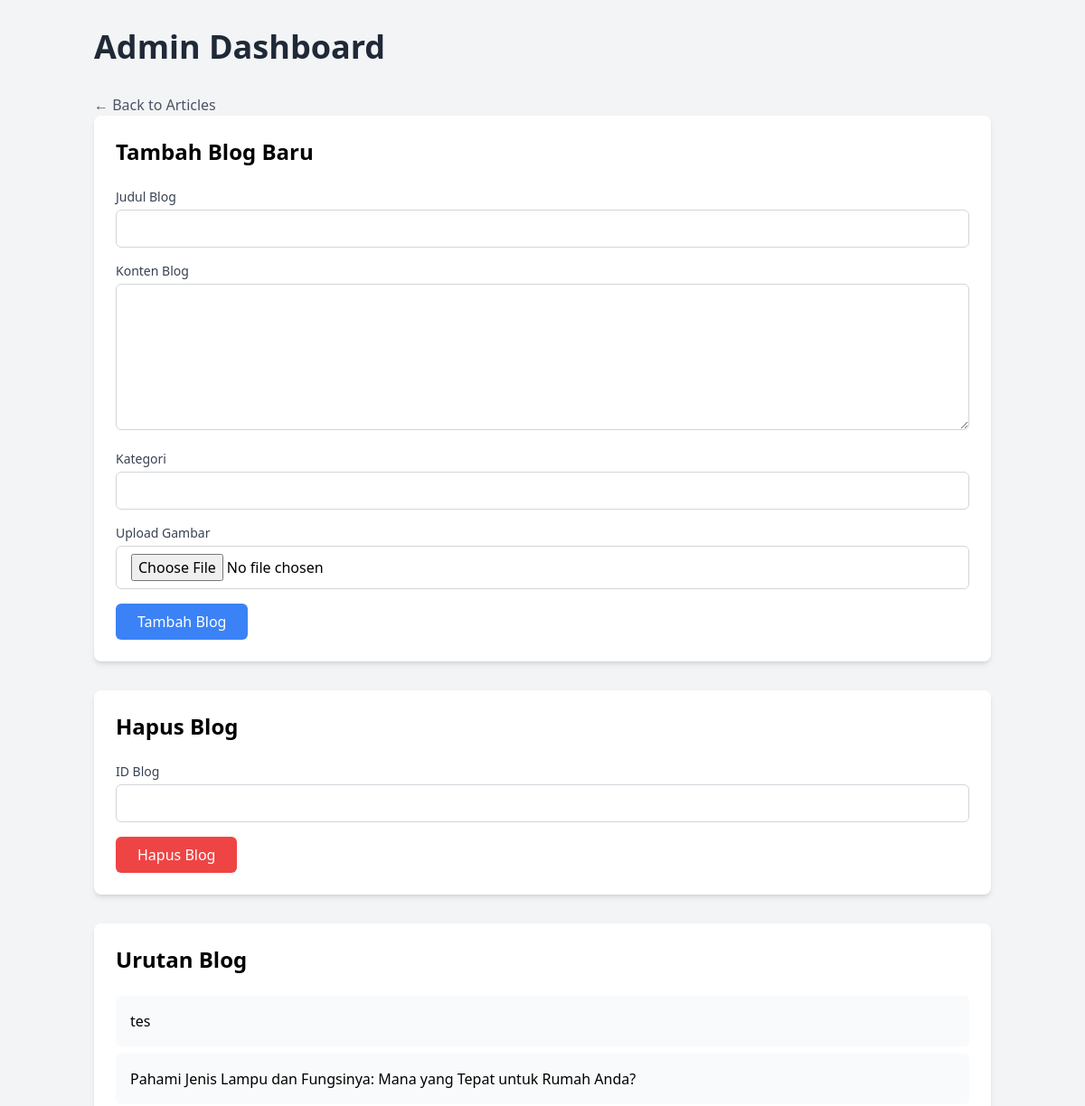
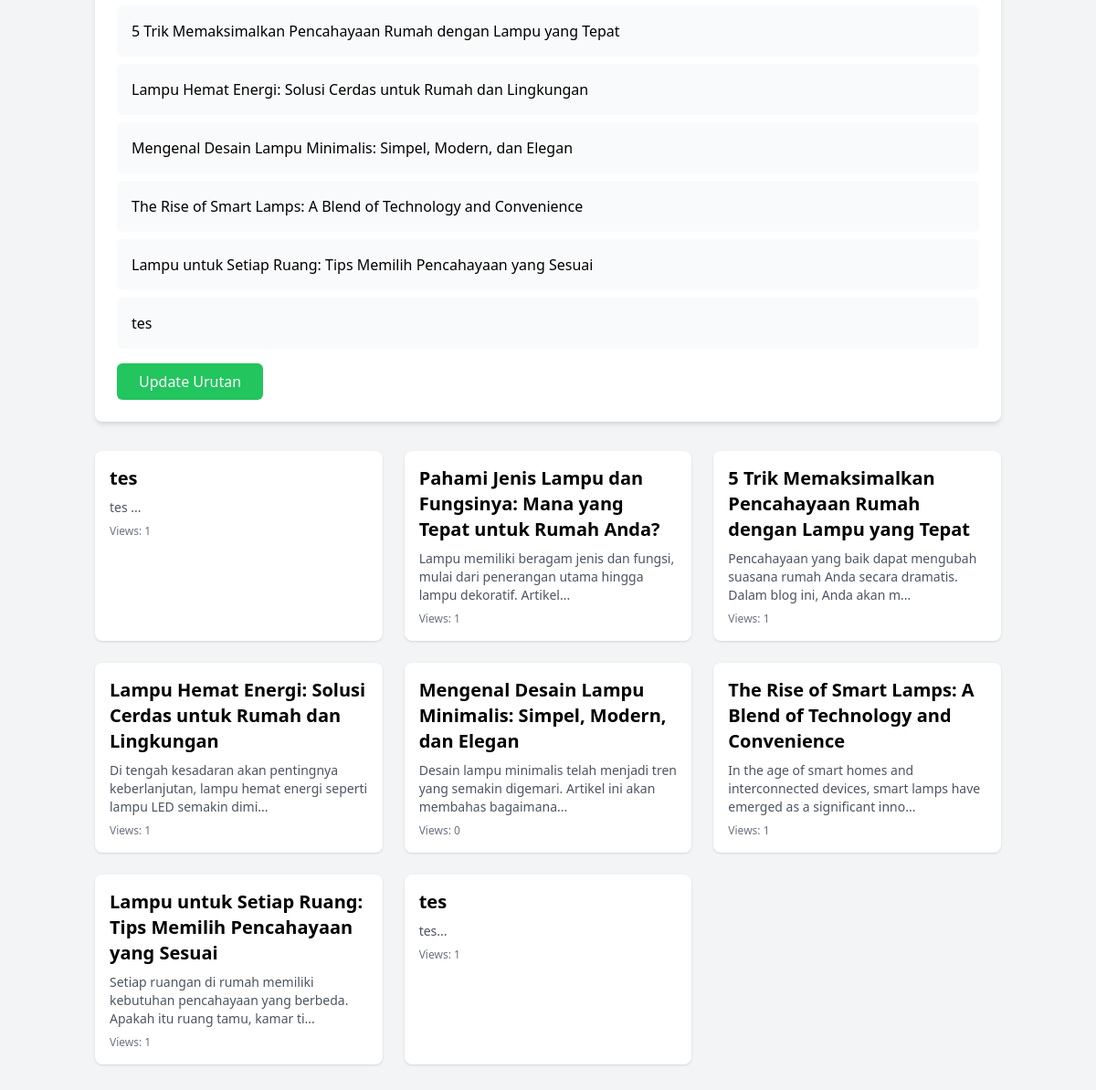
/uploadBlog.php (signed in), run on the app's committed database (2 pictures, top to bottom).
### tables this page shows
CREATE TABLE `blogs` (
  `id` int(11) NOT NULL,
  `title` varchar(255) NOT NULL,
  `content` text NOT NULL,
  `category` varchar(50) NOT NULL,
  `author` varchar(50) NOT NULL,
  `created_at` timestamp NULL DEFAULT current_timestamp(),
  `image` longblob DEFAULT NULL,
  `visible` tinyint(1) NOT NULL DEFAULT 1,
  `display_order` int(11) DEFAULT 0,
  `view_count` int(11) DEFAULT 0
);

### uploadBlog.php (the view, shortened to what this page needs)
<?php
include 'includes/db.php';
?>
<!DOCTYPE html>
<html lang="id">
<head>
    <script src="https://cdn.tailwindcss.com"></script>
</head>
<body class="bg-gray-100">
    <div class="container mx-auto px-4 py-8">
        <h1 class="text-4xl font-bold mb-8 text-gray-800">Admin Dashboard</h1>
        <div class="max-w-4xl mt-8">
            <a href="adminDashboard.php" class="text-gray-600 hover:text-gray-800">
                ← Back to Articles
            </a>
        </div>
        <div class="bg-white rounded-lg shadow-md p-6 mb-8">
            <h2 class="text-2xl font-semibold mb-6">Tambah Blog Baru</h2>
            <form action="uploadblog.php" method="POST" enctype="multipart/form-data" class="space-y-4">
                <div>
                    <label for="title" class="block text-sm font-medium text-gray-700 mb-1">Judul Blog</label>
                    <input type="text" id="title" name="title" required
                           class="w-full px-4 py-2 border border-gray-300 rounded-md focus:ring-blue-500 focus:border-blue-500">
                </div>
                <div>
                    <label for="content" class="block text-sm font-medium text-gray-700 mb-1">Konten Blog</label>
                    <textarea id="content" name="content" required rows="6"
                            class="w-full px-4 py-2 border border-gray-300 rounded-md focus:ring-blue-500 focus:border-blue-500"></textarea>
                </div>
                <div>
                    <label for="category" class="block text-sm font-medium text-gray-700 mb-1">Kategori</label>
                    <input type="text" id="category" name="category" required
                           class="w-full px-4 py-2 border border-gray-300 rounded-md focus:ring-blue-500 focus:border-blue-500">
                </div>
                <div>
                    <label for="image" class="block text-sm font-medium text-gray-700 mb-1">Upload Gambar</label>
                    <input type="file" id="image" name="image" accept="image/*" required
                           class="w-full px-4 py-2 border border-gray-300 rounded-md focus:ring-blue-500 focus:border-blue-500">
                </div>
                <button type="submit"
                        class="bg-blue-500 text-white px-6 py-2 rounded-md hover:bg-blue-600 focus:outline-none focus:ring-2 focus:ring-blue-500 focus:ring-offset-2">
                    Tambah Blog
                </button>
            </form>
        </div>
        <div class="bg-white rounded-lg shadow-md p-6 mb-8">
            <h2 class="text-2xl font-semibold mb-6">Hapus Blog</h2>
            <form action="uploadblog.php" method="POST" class="space-y-4">
                <div>
                    <label for="id" class="block text-sm font-medium text-gray-700 mb-1">ID Blog</label>
                    <input type="number" id="id" name="id" required
                           class="w-full px-4 py-2 border border-gray-300 rounded-md focus:ring-blue-500 focus:border-blue-500">
                </div>
                <button type="submit"
                        class="bg-red-500 text-white px-6 py-2 rounded-md hover:bg-red-600 focus:outline-none focus:ring-2 focus:ring-red-500 focus:ring-offset-2">
                    Hapus Blog
                </button>
            </form>
        </div>
        <div class="bg-white rounded-lg shadow-md p-6">
            <h2 class="text-2xl font-semibold mb-6">Urutan Blog</h2>
            <ul id="blogList" class="space-y-2">
                <?php
                $result = $conn->query("SELECT id, title FROM blogs WHERE visible = 1 ORDER BY display_order ASC");
                while ($row = $result->fetch_assoc()) {
                    echo '<li data-id="' . $row['id'] . '" class="p-4 bg-gray-50 rounded-md cursor-move hover:bg-gray-100">' .
                         htmlspecialchars($row['title']) .
                         '</li>';
                }
                ?>
            </ul>
            <button id="updateOrder"
                    class="mt-4 bg-green-500 text-white px-6 py-2 rounded-md hover:bg-green-600 focus:outline-none focus:ring-2 focus:ring-green-500 focus:ring-offset-2">
                Update Urutan
            </button>
        </div>
        <div class="mt-8 grid grid-cols-1 md:grid-cols-2 lg:grid-cols-3 gap-6">
            <?php
            $result = $conn->query("SELECT id, title, content, view_count FROM blogs WHERE visible = 1 ORDER BY display_order ASC");
            while ($row = $result->fetch_assoc()): ?>
                <a href="detail.php?id=<?= $row['id'] ?>"
                   class="block bg-white rounded-lg shadow hover:shadow-lg transition p-4">
                    <h2 class="text-xl font-semibold"><?= htmlspecialchars($row['title']) ?></h2>
                    <p class="text-gray-600 text-sm mt-2">
                        <?= substr(htmlspecialchars($row['content']), 0, 100) ?>...
                    </p>
                    <div class="text-gray-500 text-xs mt-2">Views: <?= $row['view_count'] ?></div>
                </a>
            <?php endwhile; ?>
        </div>
    </div>
</body>
</html>

### data on the page
blogs: title "tes", content "tes", view_count "1"
blogs: title "Pahami Jenis Lampu dan Fungsinya: Mana yang Tepat untuk Rumah Anda?", content "Lampu memiliki beragam jenis dan fungsi, mulai dari penerangan utama hingga lampu dekoratif. Artikel", view_count "1"
blogs: title "5 Trik Memaksimalkan Pencahayaan Rumah dengan Lampu yang Tepat", content "Pencahayaan yang baik dapat mengubah suasana rumah Anda secara dramatis. Dalam blog ini, Anda akan m", view_count "1"
blogs: title "Lampu Hemat Energi: Solusi Cerdas untuk Rumah dan Lingkungan", content "Di tengah kesadaran akan pentingnya keberlanjutan, lampu hemat energi seperti lampu LED semakin dimi", view_count "1"
blogs: title "Mengenal Desain Lampu Minimalis: Simpel, Modern, dan Elegan", content "Desain lampu minimalis telah menjadi tren yang semakin digemari. Artikel ini akan membahas bagaimana", view_count "0"
blogs: title "The Rise of Smart Lamps: A Blend of Technology and Convenience", content "In the age of smart homes and interconnected devices, smart lamps have emerged as a significant inno", view_count "1"
blogs: title "Lampu untuk Setiap Ruang: Tips Memilih Pencahayaan yang Sesuai", content "Setiap ruangan di rumah memiliki kebutuhan pencahayaan yang berbeda. Apakah itu ruang tamu, kamar ti", view_count "1"
blogs: title "tes", content "tes", view_count "1"
